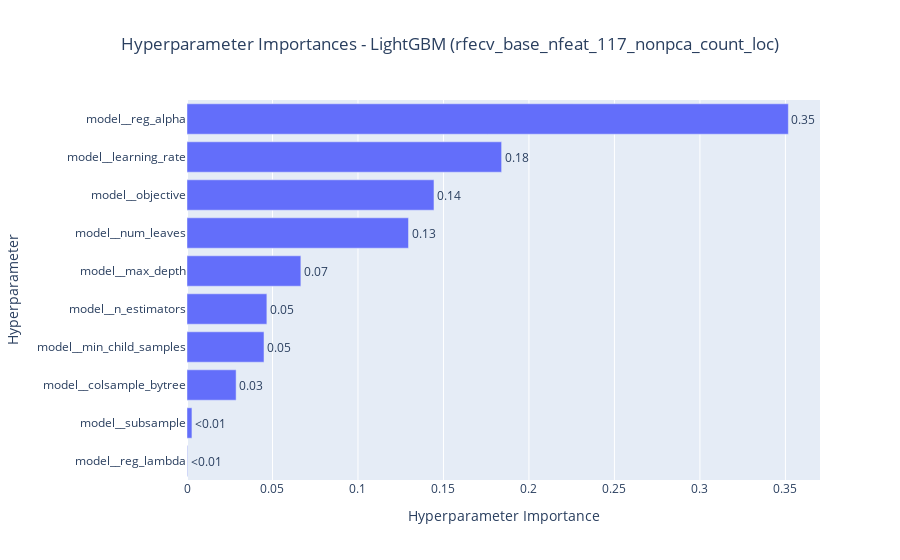

Write notebook code for a chart like this one.
### Markdown cell above
### Hyperparameter Importances

### Code cell
import logging


logging.getLogger('optuna').setLevel(logging.ERROR)

if loaded_study:
    try:
        fig_importance = optuna.visualization.plot_param_importances(loaded_study)
        fig_importance.update_layout(title_text=f"Hyperparameter Importances - {MODEL_NAME_FOR_ANALYSIS} ({SELECTED_FEATURES_FILENAME_FOR_ANALYSIS})", title_x=0.5)
        fig_importance.show()
    except Exception as e:
        logging.error(f"Could not plot hyperparameter importances: {e}")
else:
    logging.warning("Optuna study not loaded. Skipping hyperparameter importance plot.")

### Figure 1 — Plotly figure (JSON) as saved in the notebook; plotly's stock layout.template omitted (floating-point values rounded to 4 significant figures)
{"data": [{"cliponaxis": false, "hovertemplate": ["model__reg_lambda (FloatDistribution): 0.00029092049747549413<extra></extra>", "model__subsample (FloatDistribution): 0.002889078512690453<extra></extra>", "model__colsample_bytree (FloatDistribution): 0.028728265490195446<extra></extra>", "model__min_child_samples (IntDistribution): 0.04503311635901575<extra></extra>", "model__n_estimators (IntDistribution): 0.046713783403789615<extra></extra>", "model__max_depth (IntDistribution): 0.06659700897429854<extra></extra>", "model__num_leaves (IntDistribution): 0.129555567656509<extra></extra>", "model__objective (CategoricalDistribution): 0.14445272100037856<extra></extra>", "model__learning_rate (FloatDistribution): 0.1840179095663861<extra></extra>", "model__reg_alpha (FloatDistribution): 0.3517216285392609<extra></extra>"], "name": "Objective Value", "orientation": "h", "text": ["<0.01", "<0.01", "0.03", "0.05", "0.05", "0.07", "0.13", "0.14", "0.18", "0.35"], "textposition": "outside", "type": "bar", "x": [0.0002909, 0.002889, 0.02873, 0.04503, 0.04671, 0.0666, 0.1296, 0.1445, 0.184, 0.3517], "y": ["model__reg_lambda", "model__subsample", "model__colsample_bytree", "model__min_child_samples", "model__n_estimators", "model__max_depth", "model__num_leaves", "model__objective", "model__learning_rate", "model__reg_alpha"]}], "layout": {"title": {"text": "Hyperparameter Importances - LightGBM (rfecv_base_nfeat_117_nonpca_count_loc)", "x": 0.5}, "xaxis": {"title": {"text": "Hyperparameter Importance"}}, "yaxis": {"title": {"text": "Hyperparameter"}}}}
